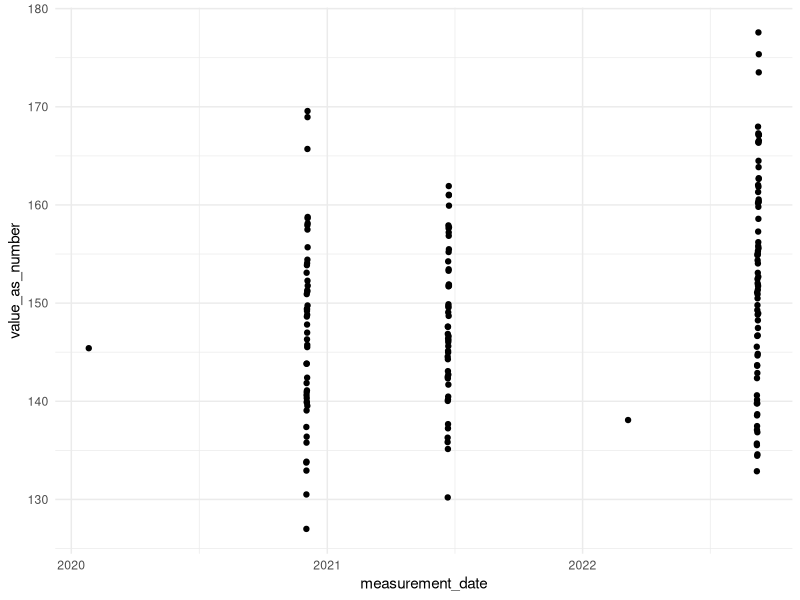
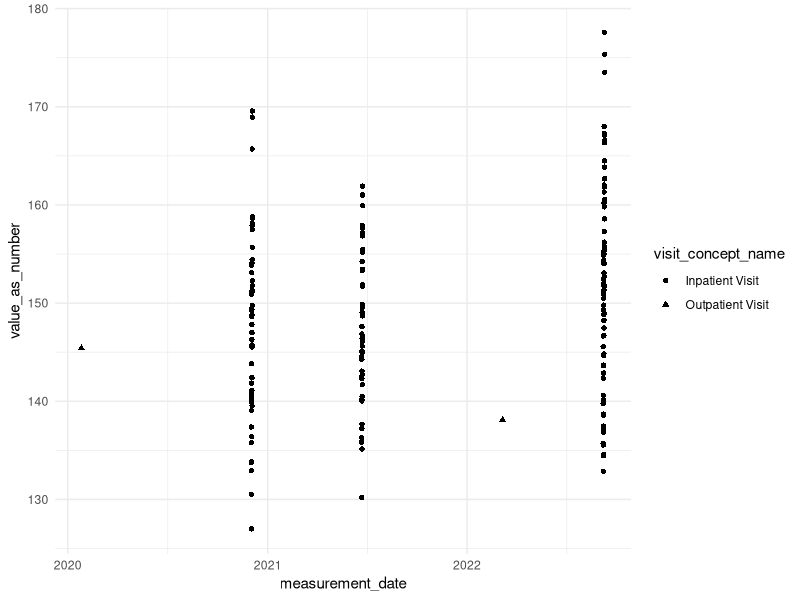
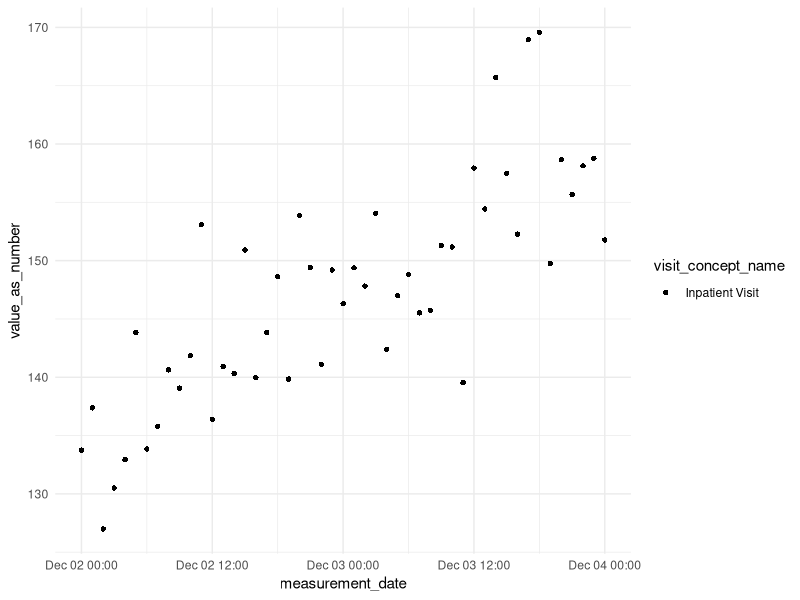

The R source for these figures, in order:
## ---- chunk 1

#person, visit_occurrence, measurement, drug_exposure, condition_occurrence, and concept tables
#realistic blood pressure trends over time
#conditions and drugs co-occurring within visits
#concept table for joining concept names

# Install and load required packages
#install.packages(c("dplyr", "tibble", "lubridate", "uuid"), dependencies = TRUE)

library(dplyr)
library(tibble)
library(lubridate)
library(uuid)
library(tidyr)

set.seed(123)

# 1. Create 100 synthetic patients
n_patients <- 100

person <- tibble(
  person_id = 1:n_patients,
  gender_concept_id = sample(c(8507, 8532), n_patients, replace = TRUE),  # Male / Female
  year_of_birth = sample(1940:2000, n_patients, replace = TRUE)
)

# 2. Create multiple visits per patient
visits_per_person <- sample(2:5, n_patients, replace = TRUE)

visit_occurrence <- tibble(
  person_id = rep(person$person_id, times = visits_per_person)
) |>
  mutate(
    visit_occurrence_id = row_number(),
    visit_start_date = as_date("2020-01-01") + sample(0:1000, n(), replace = TRUE),
    visit_concept_id = sample(c(9201, 9202, 9203), n(), replace = TRUE),  # Inpatient, ER, Outpatient
    #ER & outpatient just a day
    visit_end_date = if_else( visit_concept_id == 9201,
                              visit_start_date + sample(1:3, n(), replace = TRUE),
                              visit_start_date),
  )

# Baseline + slope per patient in one tibble
bp_params <- tibble(
  person_id = 1:n_patients,
  bp_slope = rnorm(n_patients, mean = 0, sd = 0.3),   # mmHg per hour
  systolic_base = rnorm(n_patients, mean = 120, sd = 10)
)

measurement <- visit_occurrence |>
  left_join(bp_params, by = "person_id") |>
  rowwise() |>
  mutate(
    n_hours = as.numeric(interval(visit_start_date, visit_end_date) / hours(1)),
    hours_seq = list(visit_start_date + hours(0:n_hours))
  ) |>
  ungroup() |>
  select(person_id, visit_occurrence_id, bp_slope,
         systolic_base, visit_start_date, hours_seq) |>
  unnest(hours_seq) |>
  mutate(
    hours_since_start = as.numeric(difftime(hours_seq, visit_start_date, units = "hours")),
    systolic = systolic_base +
               (hours_since_start * bp_slope) +   # per-hour slope
               rnorm(n(), 0, 5),                 # noise
    measurement_id = UUIDgenerate(n = n()),
    measurement_concept_id = 3004249,  # systolic
    unit_concept_id = 8510,            # mmHg
    measurement_date = hours_seq
  ) |>
  select(measurement_id, person_id, visit_occurrence_id,
         measurement_date, measurement_concept_id,
         systolic, unit_concept_id) |>
  rename(value_as_number = systolic)


# 6. Define condition-drug co-occurrence map
condition_drug_map <- tribble(
  ~condition_concept_id, ~condition_name,            ~drug_concept_id, ~drug_name,
  201826,                "Type 2 diabetes mellitus",  1124300,          "Metformin",
  320128,                "Essential hypertension",    1112807,          "Lisinopril",
  319835,                "Hyperlipidemia",            19019073,         "Atorvastatin"
)

# 7. Generate conditions per visit
condition_occurrence <- visit_occurrence |>
  rowwise() |>
  do({
    #n_conditions <- sample(1:2, 1)
    #change n_conditions to 1 so that co-occurrence example works
    n_conditions <- 1
    selected_conditions <- condition_drug_map |>
      slice_sample(n = n_conditions)

    tibble(
      condition_occurrence_id = UUIDgenerate(n_conditions),
      person_id = .$person_id,
      visit_occurrence_id = .$visit_occurrence_id,
      condition_concept_id = selected_conditions$condition_concept_id,
      condition_start_date = .$visit_start_date
    )
  }) |>
  bind_rows()

# 8. Generate drug exposures that match conditions
drug_exposure <- condition_occurrence |>
  left_join(condition_drug_map, by = "condition_concept_id") |>
  group_by(person_id, visit_occurrence_id, drug_concept_id) |>
  summarise(
    drug_exposure_id = UUIDgenerate(1),
    drug_exposure_start_date = min(condition_start_date),
    .groups = "drop"
  ) |>
  mutate(days_supply = sample(30:90, n(), replace = TRUE))

# 9. Build concept table (with all used concepts)
concept <- tribble(
  ~concept_id, ~concept_name,
  3004249, "Systolic Blood Pressure",
  3012888, "Diastolic Blood Pressure",
  3027114, "Glucose",
  3016502, "Creatinine",
  1124300, "Metformin",
  1112807, "Lisinopril",
  19019073, "Atorvastatin",
  201826, "Type 2 diabetes mellitus",
  320128, "Essential hypertension",
  319835, "Hyperlipidemia",
  8510, "mm[Hg]",
  8713, "mg/dL",
  8840, "mmol/L",
  9201, "Inpatient Visit",
  9202, "Emergency Room Visit",
  9203, "Outpatient Visit",
  8507, "Male",
  8532, "Female"
)

# 10. Combine into synthetic CDM object
cdm <- list(
  person = person,
  visit_occurrence = visit_occurrence,
  measurement = measurement,
  condition_occurrence = condition_occurrence,
  drug_exposure = drug_exposure,
  concept = concept
)


## ---- chunk 2
library(dplyr)

cdm$visit_occurrence |> 
  count(visit_concept_id) |> 
  left_join(cdm$concept |> select(concept_id, concept_name), 
            by = c("visit_concept_id" = "concept_id"))

cdm$visit_occurrence
## ---- chunk 3
visit_counts <- cdm$visit_occurrence |>
  group_by(person_id) |>
  summarise(n_visits = n()) |>
  filter(n_visits > 1) |>
  collect()

visit_counts |> head(4)
## ---- chunk 4
example_person_id <- visit_counts$person_id[1]

patient_visits <- cdm$visit_occurrence |>
  filter(person_id == example_person_id) |>
  left_join(cdm$concept, by = c("visit_concept_id" = "concept_id")) |>
  select(
    visit_occurrence_id, visit_start_date, visit_end_date, concept_name
  ) |>
  arrange(visit_start_date) |>
  collect()

patient_visits
## ---- chunk 5

# Define concept IDs
systolic_id <- 3004249
selected_patient <- 1

bp <- cdm$measurement |> 
  filter(person_id == selected_patient) |> 
  filter(measurement_concept_id %in% c(systolic_id))

head(bp,3)
## ---- chunk 6

library(ggplot2)

ggplot(bp, aes(x = measurement_date, 
               y = value_as_number)) +
  geom_point() +
  theme_minimal()

## ---- chunk 7

# Define concept IDs
systolic_id <- 3004249
selected_patient <- 1

bp2 <- cdm$measurement |> 
  filter(person_id == selected_patient) |> 
  filter(measurement_concept_id %in% c(systolic_id)) |> 
  left_join(cdm$visit_occurrence, by = c("visit_occurrence_id", "person_id")) |> 
  left_join(cdm$concept, by = join_by(visit_concept_id == concept_id)) |> 
  rename(visit_concept_name = concept_name)

ggplot(bp2, aes(x = measurement_date, y = value_as_number, shape = visit_concept_name)) +
  geom_point() +
  theme_minimal()

## ---- chunk 8

bp3 <- bp2 |> filter( visit_occurrence_id == 1 )

ggplot(bp3, aes(x = measurement_date, y = value_as_number, shape = visit_concept_name)) +
  geom_point() +
  theme_minimal()
## ---- chunk 9

co_occurrence_by_visit <- cdm$condition_occurrence |>
  # Join with drug_exposure on person and visit
  inner_join(cdm$drug_exposure, by = c("person_id", "visit_occurrence_id")) |>
  # Count how often each condition–drug pair co-occurs in a visit
  group_by(condition_concept_id, drug_concept_id) |>
  summarise(co_occurrences = n(), .groups = "drop") |>
  
  # Join to get condition name
  left_join(
    cdm$concept |> select(concept_id, concept_name),
    by = c("condition_concept_id" = "concept_id")
  ) |>
  rename(condition_name = concept_name) |>
  
  # Join to get drug name
  left_join(
    cdm$concept |> select(concept_id, concept_name),
    by = c("drug_concept_id" = "concept_id")
  ) |>
  rename(drug_name = concept_name) |>
  select(condition_name, drug_name, co_occurrences)
  
  co_occurrence_by_visit
## ---- chunk 10
co_occurrence <- cdm$condition_occurrence |>
  # Join with drug_exposure on person
  inner_join(cdm$drug_exposure, by = c("person_id")) |>
  # Count how often each condition–drug pair co-occurs
  group_by(condition_concept_id, drug_concept_id) |>
  summarise(co_occurrences = n(), .groups = "drop") |>
  
  # Join to get condition name
  left_join(
    cdm$concept |> select(concept_id, concept_name),
    by = c("condition_concept_id" = "concept_id")
  ) |>
  rename(condition_name = concept_name) |>
  
  # Join to get drug name
  left_join(
    cdm$concept |> select(concept_id, concept_name),
    by = c("drug_concept_id" = "concept_id")
  ) |>
  rename(drug_name = concept_name) |>
  select(condition_name, drug_name, co_occurrences)

co_occurrence
